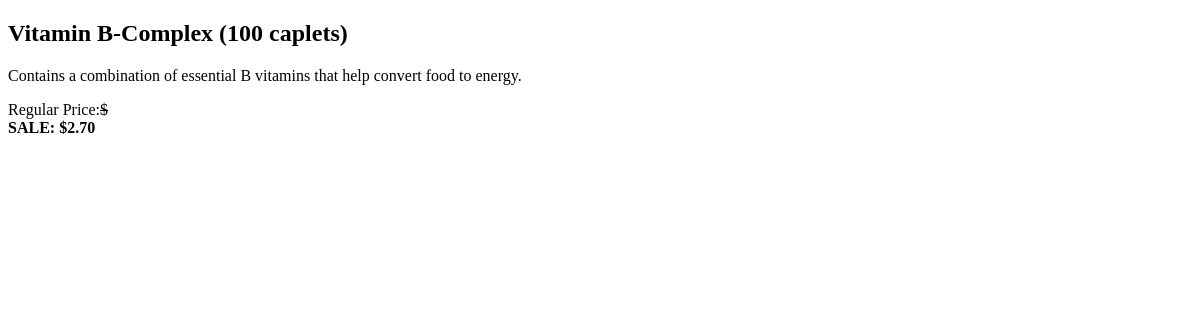
/products/4/, run on an earlier commit of the app's database.
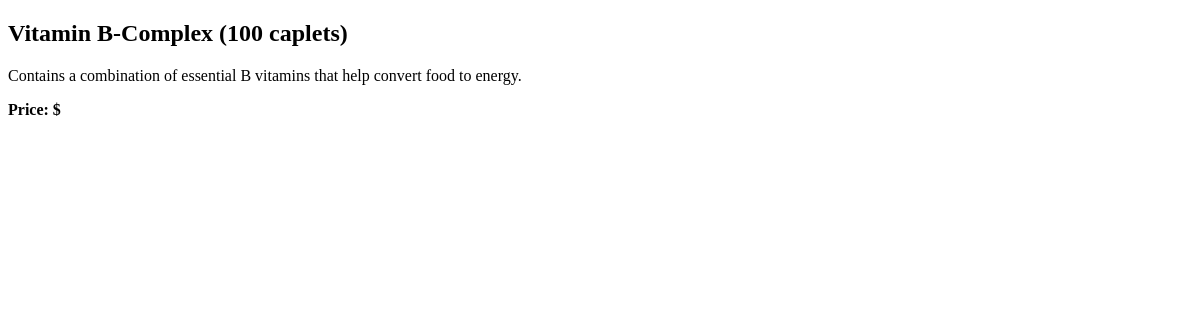
And on a later commit of the database.
### store/models.py (models this page shows, shortened)
class Product(models.Model):
    DISCOUNT_RATE = 0.10
    id = models.AutoField(primary_key=True)
    name = models.CharField(max_length=200)
    description = models.TextField()
    price = models.FloatField()
    sale_start = models.DateTimeField(blank=True, null=True, default=None)
    sale_end = models.DateTimeField(blank=True, null=True, default=None)
    photo = models.ImageField(blank=True, null=True, default=None, upload_to='products')
    def is_on_sale(self):
        now = timezone.now()
        if self.sale_start:
            if self.sale_end:
                return self.sale_start <= now <= self.sale_end
            return self.sale_start <= now
        return False
    def current_price(self):
        if self.is_on_sale():
            discounted_price = self.price * (1 - self.DISCOUNT_RATE)
            return round(discounted_price, 2)
        return self.get_rounded_price()

### store/views.py (the view)
# urls.py: path('products/<int:id>/', store.views.show, name='show-product'),
def show(request, id):
    context = {
        'product': Product.objects.get(id=id),
    }
    return render(request, 'store/product.html', context)

### store/templates/store/product.html (shortened to what this page needs)
{% extends "base.html" %}
{% block content %}
<h2>{{ product.name }}</h2>
<p>{{ product.description }}</p>
{% if product.is_on_sale %}
  <p class="price sale-price">
    Regular Price:<del>${{ product.get_price|floatformat:2 }}</del> <br/>
    <strong>SALE: ${{ product.current_price|floatformat:2 }}</strong>
  </p>
{% else %}
  <p class="price price-regular">
    <strong>Price: ${{ product.get_price|floatformat:2 }}</strong>
  </p>
{% endif %}
{% endblock %}

What changed in the data, as far as the page shows it:
changed Product "Vitamin B-Complex (100 caplets)": current_price "2.70" → (not shown)
Also different on the page:
text no longer shown: "Regular Price: $ SALE: $"
text now shown: "Price: $"
